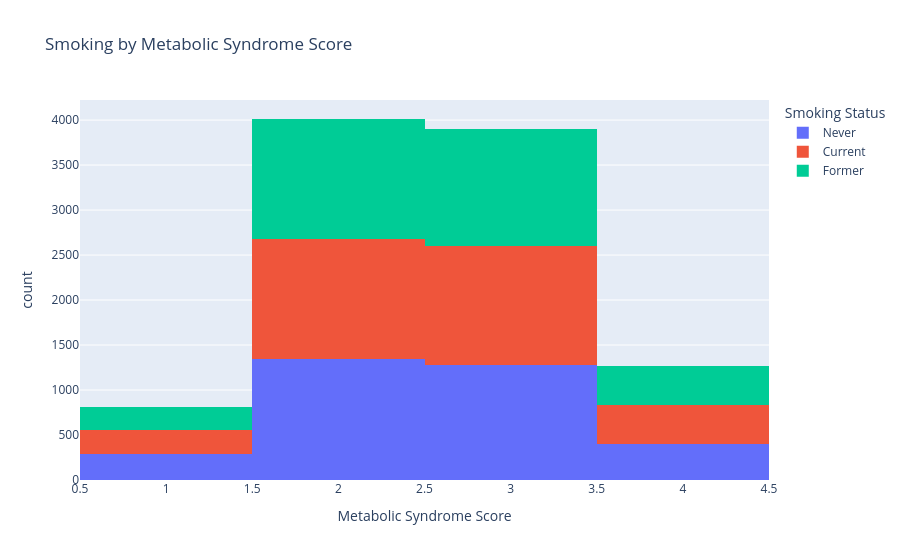

Notebook code cell kept with this figure:
### Markdown cell above
Providing some interactive plots using Plotly.

### Code cell
# Create histogram plot
histogramsmokingalcohol = px.histogram(df_cleaned, 
                   x='Metabolic_Syndrome_Score', 
                   color='Smoking_Status', 
                   barmode='stack',
                   title='Smoking by Metabolic Syndrome Score',
                   labels={'Metabolic_Syndrome_Score': 'Metabolic Syndrome Score', 'Smoking_Status': 'Smoking Status'})

#Save histogram
histogramsmokingalcohol.write_html(os.path.join('C:/Users/pfmij/In_Class_Assignments/Monique_Bucknor_Proj2FinalProj/Monique_Bucknor_Final_Proj', 'Smoking by Metabolic Syndrome Score.html'))

#Show histogram
histogramsmokingalcohol.show()

### Figure 1 — Plotly figure (JSON) as saved in the notebook; plotly's stock layout.template omitted (floating-point values rounded to 4 significant figures; data arrays with more than 128 entries replaced by an {"elided": "..."} marker saying what was removed)
{"data": [{"alignmentgroup": "True", "bingroup": "x", "hovertemplate": "Smoking Status=Never<br>Metabolic Syndrome Score=%{x}<br>count=%{y}<extra></extra>", "legendgroup": "Never", "marker": {"color": "#636efa", "pattern": {"shape": ""}}, "name": "Never", "offsetgroup": "Never", "orientation": "v", "showlegend": true, "type": "histogram", "x": {"elided": "3306 int values"}, "xaxis": "x", "yaxis": "y"}, {"alignmentgroup": "True", "bingroup": "x", "hovertemplate": "Smoking Status=Current<br>Metabolic Syndrome Score=%{x}<br>count=%{y}<extra></extra>", "legendgroup": "Current", "marker": {"color": "#EF553B", "pattern": {"shape": ""}}, "name": "Current", "offsetgroup": "Current", "orientation": "v", "showlegend": true, "type": "histogram", "x": {"elided": "3364 int values"}, "xaxis": "x", "yaxis": "y"}, {"alignmentgroup": "True", "bingroup": "x", "hovertemplate": "Smoking Status=Former<br>Metabolic Syndrome Score=%{x}<br>count=%{y}<extra></extra>", "legendgroup": "Former", "marker": {"color": "#00cc96", "pattern": {"shape": ""}}, "name": "Former", "offsetgroup": "Former", "orientation": "v", "showlegend": true, "type": "histogram", "x": {"elided": "3330 int values"}, "xaxis": "x", "yaxis": "y"}], "layout": {"autosize": true, "barmode": "stack", "legend": {"title": {"text": "Smoking Status"}, "tracegroupgap": 0}, "title": {"text": "Smoking by Metabolic Syndrome Score"}, "xaxis": {"anchor": "y", "autorange": true, "domain": [0, 1], "range": [0.5, 4.5], "title": {"text": "Metabolic Syndrome Score"}, "type": "linear"}, "yaxis": {"anchor": "x", "autorange": true, "domain": [0, 1], "range": [0, 4223.0], "title": {"text": "count"}}}}
